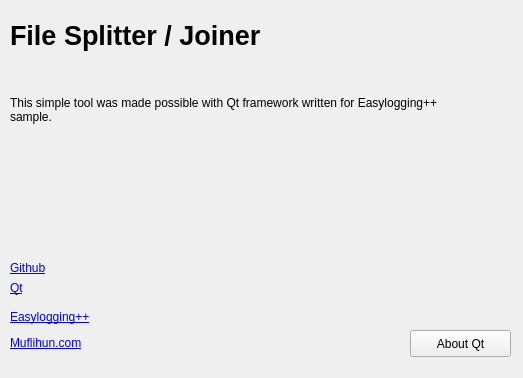
<?xml version="1.0" encoding="UTF-8"?>
<ui version="4.0">
 <class>About</class>
 <widget class="QWidget" name="About">
  <property name="geometry">
   <rect>
    <x>0</x>
    <y>0</y>
    <width>523</width>
    <height>378</height>
   </rect>
  </property>
  <property name="windowTitle">
   <string>Form</string>
  </property>
  <widget class="QLabel" name="labelTitle">
   <property name="geometry">
    <rect>
     <x>10</x>
     <y>0</y>
     <width>291</width>
     <height>71</height>
    </rect>
   </property>
   <property name="font">
    <font>
     <pointsize>20</pointsize>
     <weight>75</weight>
     <bold>true</bold>
    </font>
   </property>
   <property name="text">
    <string>File Splitter / Joiner</string>
   </property>
  </widget>
  <widget class="QLabel" name="label">
   <property name="geometry">
    <rect>
     <x>10</x>
     <y>300</y>
     <width>221</width>
     <height>61</height>
    </rect>
   </property>
   <property name="text">
    <string>&lt;html&gt;&lt;head/&gt;&lt;body&gt;&lt;p&gt;&lt;a href=&quot;http://labs.muflihun.com/easyloggingpp&quot;&gt;&lt;span style=&quot; text-decoration: underline; color:#0000ff;&quot;&gt;Easylogging++&lt;/span&gt;&lt;/a&gt;&lt;/p&gt;&lt;p&gt;&lt;a href=&quot;http://muflihun.com&quot;&gt;&lt;span style=&quot; text-decoration: underline; color:#0000ff;&quot;&gt;Muflihun.com&lt;/span&gt;&lt;/a&gt;&lt;/p&gt;&lt;/body&gt;&lt;/html&gt;</string>
   </property>
  </widget>
  <widget class="QLabel" name="label_2">
   <property name="geometry">
    <rect>
     <x>10</x>
     <y>260</y>
     <width>61</width>
     <height>17</height>
    </rect>
   </property>
   <property name="text">
    <string>&lt;html&gt;&lt;head/&gt;&lt;body&gt;&lt;p&gt;&lt;a href=&quot;https://github.com/amrayn/easyloggingpp&quot;&gt;&lt;span style=&quot; text-decoration: underline; color:#0000ff;&quot;&gt;Github&lt;/span&gt;&lt;/a&gt;&lt;/p&gt;&lt;/body&gt;&lt;/html&gt;</string>
   </property>
  </widget>
  <widget class="QLabel" name="label_3">
   <property name="geometry">
    <rect>
     <x>10</x>
     <y>280</y>
     <width>71</width>
     <height>17</height>
    </rect>
   </property>
   <property name="text">
    <string>&lt;html&gt;&lt;head/&gt;&lt;body&gt;&lt;p&gt;&lt;a href=&quot;http://qt.io&quot;&gt;&lt;span style=&quot; text-decoration: underline; color:#0000ff;&quot;&gt;Qt&lt;/span&gt;&lt;/a&gt;&lt;/p&gt;&lt;/body&gt;&lt;/html&gt;</string>
   </property>
  </widget>
  <widget class="QLabel" name="label_4">
   <property name="geometry">
    <rect>
     <x>10</x>
     <y>50</y>
     <width>471</width>
     <height>121</height>
    </rect>
   </property>
   <property name="text">
    <string>&lt;html&gt;&lt;head/&gt;&lt;body&gt;&lt;p&gt;This simple tool was made possible with Qt framework written for Easylogging++ sample.&lt;/p&gt;&lt;/body&gt;&lt;/html&gt;</string>
   </property>
   <property name="wordWrap">
    <bool>true</bool>
   </property>
  </widget>
  <widget class="QPushButton" name="pushButton">
   <property name="geometry">
    <rect>
     <x>410</x>
     <y>330</y>
     <width>101</width>
     <height>27</height>
    </rect>
   </property>
   <property name="text">
    <string>About Qt</string>
   </property>
  </widget>
  <widget class="QLabel" name="el_info">
   <property name="geometry">
    <rect>
     <x>10</x>
     <y>150</y>
     <width>471</width>
     <height>91</height>
    </rect>
   </property>
   <property name="text">
    <string/>
   </property>
  </widget>
 </widget>
 <resources/>
 <connections/>
</ui>
